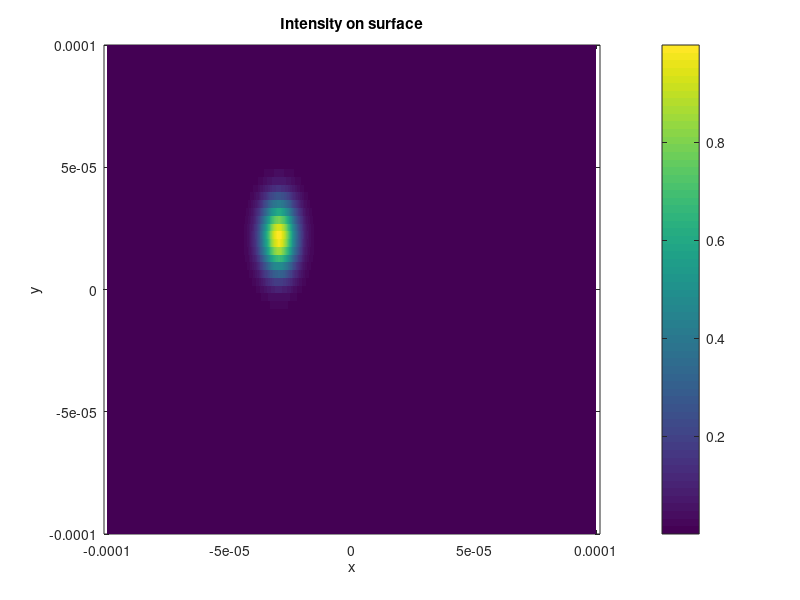

Here is the MATLAB script that generated this plot: (Note: this script raises an error after producing the figure.)
%% Computing grating profile for 3D Arbitrary beam generation
% Code to create tilted Bragg grating profile for 3D arbitrary beam
% generation. 2 steps are needed and this codes is 2nd part out of 2 steps.
%       1. Define the required field shape on the surface or propagate the
%       required field shape onto the surface.
%       2. Propagate the field on the surface onto the grating plane.
%       3. Loop through the vertical layers parallel to the slab mode
%       coming from the initial grating. This considers the model where the
%       dispersion is not assumed.
%
%% Device specification
% Indices [1]
n_air   = 1;
n_clad  = 1.4555;
n_core  = 1.4608;
n_eff   = 1.4635;
dn_g    = 1e-3;

% Heights of the layers [m]
h_clad  = 15e-6;
h_core  = 5e-6;

lam     = 780e-9;
k0      = 2*pi*n_air/lam;
%% Target specification
% distance from the top of the chip.
pos_tar     = [-30e-6, 20e-6, 100e-6];
% estimated waist at the surface
waist_tar   = [5e-6, 10e-6];
%% Init
% 1. defining the domain
L_x     = 200e-6;
L_y     = 200e-6;

N_x     = 2^10; 
N_y     = N_x/2^4;

x       = linspace(-.5*L_x, .5*L_x, N_x);
y       = linspace(-.5*L_y, .5*L_y, N_y);

% 2. defining the arbitrary beam
n       = 1;
[xx, yy]    = meshgrid(x, y);
k_cen_x     = k0*pos_tar(1)/sqrt(pos_tar(1)^2+pos_tar(2)^2+pos_tar(3)^2);
k_cen_y     = k0*pos_tar(2)/sqrt(pos_tar(1)^2+pos_tar(2)^2+pos_tar(3)^2);

EE        = exp( -(...
    (.5*(xx - pos_tar(1))./waist_tar(1)).^2     ...
    + (.5*(yy - pos_tar(2))./waist_tar(2)).^2   ...
    ).^n );

figure(1)
pcolor(xx, yy, abs(EE).^2)
shading flat
xlabel('x')
ylabel('y')
title('Intensity on surface')
colorbar
axis equal
xline(pos_tar(1), 'r');
yline(pos_tar(2), 'r');

%% Fourier space
dk_x    = 2*pi/L_x;
dk_y    = 2*pi/L_y;
k_x     = (-N_x/2:N_x/2-1) * dk_x;
k_y     = (-N_y/2:N_y/2-1) * dk_y;
[kk_x, kk_y] = meshgrid(k_x, k_y);

% computing for wave vectors for air
kk_t    = sqrt((kk_x + k_cen_x).^2 + (kk_y + k_cen_y).^2);
kk_z    = real( sqrt(k0^2 - kk_t.^2) );

% checking for limits of central freqency
fprintf('--------------------------------------------------------------\n')
fprintf('Checking for limits of central wavenumber\n')
fprintf('k_t(x) range: (%3.3e, %3.3e)',min(k_x+k_cen_x),max(k_x+k_cen_x))
fprintf('\nk_cen_x  = %3.3e\n', k_cen_x)
fprintf('k_t(y) range: (%3.3e, %3.3e)',min(k_y+k_cen_y),max(k_y+k_cen_y))
fprintf('\nk_cen_y  = %3.3e\n', k_cen_y)
fprintf('--------------------------------------------------------------\n')

EE_k    = fftshift(fft2(fftshift(EE))) ...
    .* exp(1i*kk_z.*-1*pos_tar(3)); % propagation back onto the surface.
EE      = fftshift(ifft2(fftshift(EE_k)))...
    .* exp(1i*(k_cen_x.*xx + k_cen_y.*yy)); % add back central frequency.

figure(2)
pcolor(xx, yy, abs(EE).^2)
shading flat
xlabel('x')
ylabel('y')
title('Intensity on surface')
colorbar
axis equal
xline(pos_tar(1), 'r');yline(pos_tar(2), 'r');
xline(0, 'k');yline(0, 'k');
xline(L_x/4,'g');yline(L_y/4,'g');xline(-L_x/4,'g');yline(-L_y/4,'g');

%% Select the domain of the grating surface (Zooming in)
Lg_x    = 100e-6;
Lg_y    = 100e-6;

Ng_x    = N_x/ceil(L_x/Lg_x);
Ng_y    = N_y/ceil(L_y/Lg_y);

index_x = (0:Ng_x-1) + find(x>-Lg_x/2,1);
index_y = (0:Ng_y-1) + find(y>-Lg_y/2,1);

xg      = x(index_x);
yg      = y(index_y);

[xx_g, yy_g] = meshgrid(xg, yg);
EE_g    = EE(index_y,index_x);

figure(3)
pcolor(xx_g, yy_g, abs(EE_g).^2)
shading flat
xlabel('x')
ylabel('y')
title('Intensity on surface')
colorbar
axis equal

%% Propagate the field onto the grating plane
% re-evaluating the Fourier domain
dk_g_x  = 2*pi/Lg_x;
dk_g_y  = 2*pi/Lg_y;
k_g_x   = (-Ng_x/2:Ng_x/2-1) * dk_g_x;
k_g_y   = (-Ng_y/2:Ng_y/2-1) * dk_g_y;
[kk_g_x, kk_g_y] = meshgrid(k_g_x, k_g_y);

% Propagating from surface to 1st boundary between cladding and core.
[EE_g, k_cen_x, k_cen_y] = prop_boundary(EE_g, xx_g, yy_g, ...
    k0*n_air, k0*n_clad, k_cen_x, k_cen_y, ...
    kk_g_x, kk_g_y, n_air, n_clad, -h_clad, 's');

% Propagating from 1st boundary to grating plane.
[EE_g, k_cen_x, k_cen_y] = prop_boundary(EE_g, xx_g, yy_g, ...
    k0*n_clad, k0*n_core, k_cen_x, k_cen_y, ...
    kk_g_x, kk_g_y, n_clad, n_core, -h_core, 's');

figure(4)
pcolor(xx_g, yy_g, abs(EE_g).^2)
shading flat
xlabel('x')
ylabel('y')
title('Intensity on surface')
colorbar
axis equal

%% Compute for power ratios
% Need to consider
% 1. Integration over length, x
% 2. diffraction angle

% power_geo = fftshift(ifft2(fftshift( ...
%     fftshift(fft2(fftshift(EE_g))).*sin(.5*pi+phase_g) )));
% power_geo = abs(power_geo.^2);
% power_ratio = trapz(xx_g(1,:), power_geo, 2);
% power_ratio = power_ratio/max(power_ratio);
% 
% figure(5)
% plot(yy_g(:,1), power_ratio, 'x', 'markersize', 10);
% 
% %% Compute for constant of normalisation
% 
% for i = 1:length(power_ratio)
%     E_grat  = EE_g(i,:)*power_ratio(i);
%     
%     phase   = unwrap(angle(E_grat));
%     dphase  = k0*n_eff + c_diff(x, phase);
%     period  = 2*pi./abs(dphase);
% 
%     E_grat  = exp(1i*k0*n_eff*x) .* E_grat;
%     Pz_amp  = abs(E_grat).^2;
% 
%     % init
%     F       = griddedInterpolant(x, Pz_amp, 'spline');
%     fun     = @(x) F(x);
%     C       = 1/integral(fun, min(x), max(x));
% 
%     % parameters in BTA
%     Lam     = period;
%     theta   = .5*(  asin(n_clad/n_core*(1/n_clad*sin(phi))) +.5*pi);
%     w_0     = 2e-6; % may need to change.
%     sigma   = .5*h_core;
%     beta    = 2*pi*n_eff/lam;
%     K       = 2*pi./Lam;
%     w_theta = w_0*sigma/sqrt(w_0^2 + sigma^2)/sin(2*theta);
% 
%     denu = zeros(size(x));
%     for ii = 1:length(x)
%         denu(ii) = 1 - C * integral(fun, -100e-6, x(ii));
%     end
% 
%     dng_amp = sqrt(C * fun(x) ./ denu);
%     dn_gs   = (lam*n_core/n_eff/w_theta/pi) * sqrt(w_0/sqrt(2*pi))*dng_amp;
% 
%     max_dng = max(dn_gs); 
% 
% end
